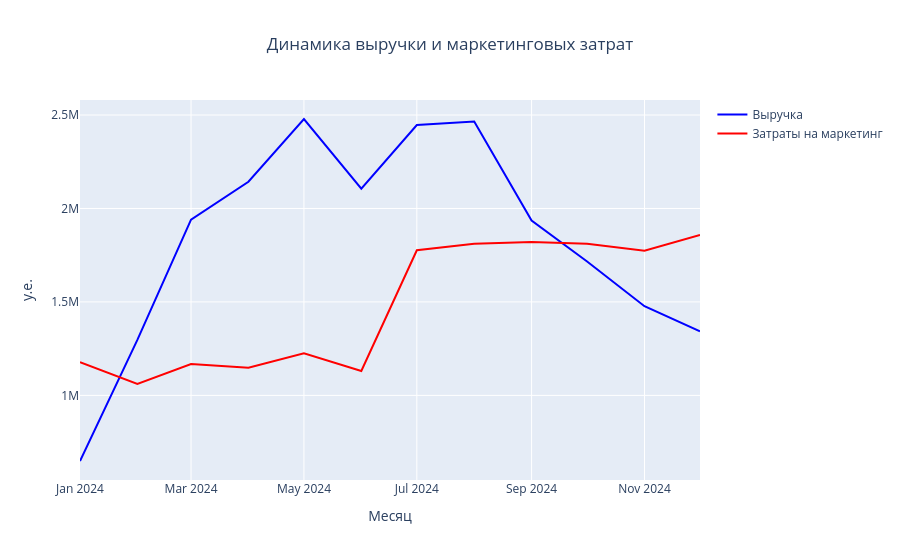

This figure's notebook cell:
### Code cell
# Визуализируем выручку и маркетинговые затраты
fig = go.Figure()

# Выручка
fig.add_trace(go.Scatter(x=df_monetization['order_month'],
                         y=df_monetization['revenue'],
                         name='Выручка',
                         mode='lines',
                         line=dict(color='blue')))

# Маркетинговые затраты
fig.add_trace(go.Scatter(x=df_monetization['order_month'],
                         y=df_monetization['budget'],
                         name='Затраты на маркетинг',
                         mode='lines',
                         line=dict(color='red')))


fig.update_layout(title='Динамика выручки и маркетинговых затрат',
                  xaxis_title='Месяц',
                  yaxis_title='у.е.',
                  hovermode='x unified',
                  title_x=0.5)

fig.show()

### Figure 1 — Plotly figure (JSON) as saved in the notebook; plotly's stock layout.template omitted (floating-point values rounded to 4 significant figures)
{"data": [{"line": {"color": "blue"}, "mode": "lines", "name": "Выручка", "type": "scatter", "x": ["2024-01-01T00:00:00.000000", "2024-02-01T00:00:00.000000", "2024-03-01T00:00:00.000000", "2024-04-01T00:00:00.000000", "2024-05-01T00:00:00.000000", "2024-06-01T00:00:00.000000", "2024-07-01T00:00:00.000000", "2024-08-01T00:00:00.000000", "2024-09-01T00:00:00.000000", "2024-10-01T00:00:00.000000", "2024-11-01T00:00:00.000000", "2024-12-01T00:00:00.000000"], "y": [648900.0, 1297000.0, 1941000.0, 2143000.0, 2479000.0, 2106000.0, 2447000.0, 2466000.0, 1935000.0, 1716000.0, 1477000.0, 1342000.0]}, {"line": {"color": "red"}, "mode": "lines", "name": "Затраты на маркетинг", "type": "scatter", "x": ["2024-01-01T00:00:00.000000", "2024-02-01T00:00:00.000000", "2024-03-01T00:00:00.000000", "2024-04-01T00:00:00.000000", "2024-05-01T00:00:00.000000", "2024-06-01T00:00:00.000000", "2024-07-01T00:00:00.000000", "2024-08-01T00:00:00.000000", "2024-09-01T00:00:00.000000", "2024-10-01T00:00:00.000000", "2024-11-01T00:00:00.000000", "2024-12-01T00:00:00.000000"], "y": [1177000.0, 1061000.0, 1168000.0, 1148000.0, 1225000.0, 1130000.0, 1776000.0, 1812000.0, 1821000.0, 1811000.0, 1774000.0, 1859000.0]}], "layout": {"hovermode": "x unified", "title": {"text": "Динамика выручки и маркетинговых затрат", "x": 0.5}, "xaxis": {"title": {"text": "Месяц"}}, "yaxis": {"title": {"text": "у.е."}}}}
